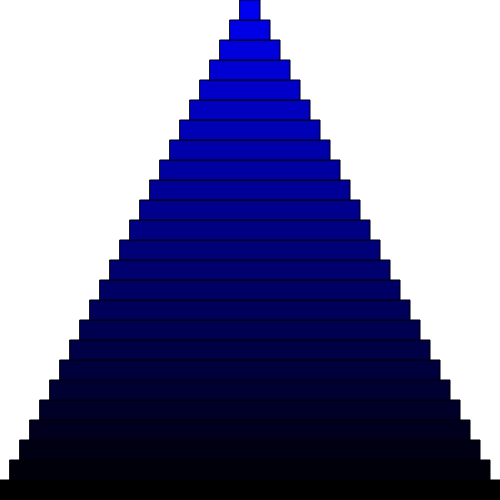
Frame 1 (no input)
Frame 60 (no input): identical to frame 1, image omitted
Frame 120 (the mouse pressed at the canvas centre since frame 60): identical to frame 1, image omitted

The p5.js sketch that drew this single still picture (run headless with seeded random() and noise() and a simulated clock; from frame 60 on, the mouse is pressed at the canvas centre):

// p5.js sketch
// ── sketch.js
function setup() {
createCanvas(500, 500);//canvas size
  	for (var i = 0; i < 25; i++){
  		fill(0, 0, i * 10);//color
  		rect(0 + i * 10, 480 - i * 20, 500 - i * 20, 20);
  	}
}
  
  	

function draw() {
  // put drawing code here
}
